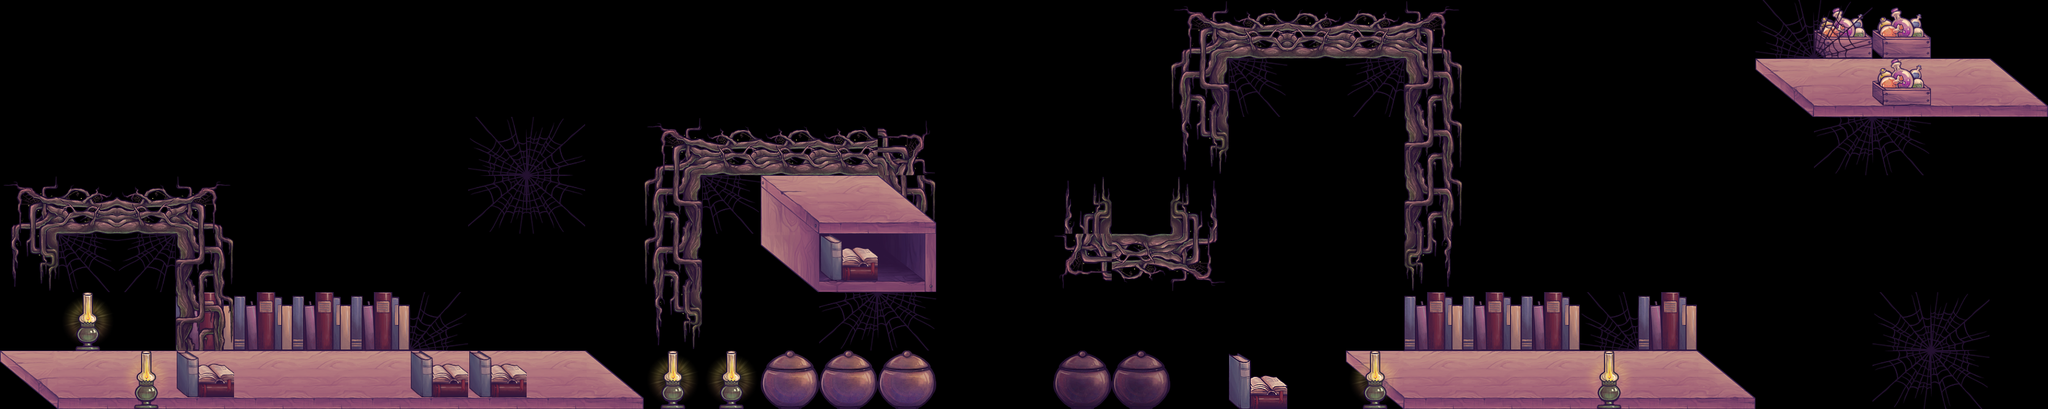

A 2D game scene composited from a Tiled map and its tileset images. What follows is a short description and the map's XML, with each tile layer's data collapsed to a summary:
An orthogonal 35x7 tile map with 95x95 px tiles, 4 tile layers (background, background2, platforms, foreground), 3 hidden layers not drawn, 4 tilesets.

<map version="1.0" orientation="orthogonal" renderorder="right-down" width="35" height="7" tilewidth="95" tileheight="95">
 <tileset firstgid="1" name="potions" tilewidth="95" tileheight="95">
  <image source="potions.png" width="380" height="95" />
  <tile id="0">
   <properties>
    <property name="color" value="orange" />
    <property name="type" value="potion" />
   </properties>
  </tile>
  <tile id="1">
   <properties>
    <property name="color" value="green" />
    <property name="type" value="potion" />
   </properties>
  </tile>
  <tile id="2">
   <properties>
    <property name="color" value="blue" />
    <property name="type" value="potion" />
   </properties>
  </tile>
  <tile id="3">
   <properties>
    <property name="color" value="pink" />
    <property name="type" value="potion" />
   </properties>
  </tile>
 </tileset>
 <tileset firstgid="5" name="tiles2" tilewidth="95" tileheight="95">
  <image source="tiles2.png" width="475" height="665" />
  <tile id="30">
   <properties>
    <property name="emitter" value="poison-circles.p" />
    <property name="obstacle" value="deadly" />
   </properties>
  </tile>
  <tile id="31">
   <properties>
    <property name="emitter" value="poison-circles.p" />
    <property name="obstacle" value="deadly" />
   </properties>
  </tile>
  <tile id="32">
   <properties>
    <property name="emitter" value="poison-circles.p" />
    <property name="obstacle" value="deadly" />
   </properties>
  </tile>
  <tile id="33">
   <properties>
    <property name="obstacle" value="deadly" />
   </properties>
  </tile>
 </tileset>
 <tileset firstgid="40" name="enemies" tilewidth="95" tileheight="95">
  <image source="enemies.png" width="190" height="95" />
  <tile id="0">
   <properties>
    <property name="name" value="fly" />
    <property name="type" value="enemy" />
   </properties>
  </tile>
  <tile id="1">
   <properties>
    <property name="name" value="spider" />
    <property name="type" value="enemy" />
   </properties>
  </tile>
 </tileset>
 <tileset firstgid="42" name="ingredients" tilewidth="95" tileheight="95">
  <image source="ingredients.png" width="285" height="95" />
  <tile id="0">
   <properties>
    <property name="name" value="ingredient_sour-1" />
    <property name="type" value="ingredient" />
   </properties>
  </tile>
  <tile id="1">
   <properties>
    <property name="name" value="ingredient_sour-2" />
    <property name="type" value="ingredient" />
   </properties>
  </tile>
  <tile id="2">
   <properties>
    <property name="name" value="ingredient_sour-3" />
    <property name="type" value="ingredient" />
   </properties>
  </tile>
 </tileset>
 <layer name="background" width="35" height="7">
  <data>[245 cells, 38 non-empty, 12 distinct tile ids]</data>
 </layer>
 <layer name="background2" width="35" height="7">
  <data>[245 cells, 15 non-empty, 6 distinct tile ids]</data>
 </layer>
 <layer name="platforms" width="35" height="7">
  <properties>
   <property name="platforms" value="true" />
   <property name="z-index" value="0" />
  </properties>
  <data>[245 cells, 26 non-empty, 4 distinct tile ids]</data>
 </layer>
 <layer name="foreground" width="35" height="7">
  <properties>
   <property name="z-index" value="60" />
  </properties>
  <data>[245 cells, 30 non-empty, 10 distinct tile ids]</data>
 </layer>
 <layer name="obstacles" width="35" height="7" visible="0">
  <properties>
   <property name="events" value="true" />
  </properties>
  <data>[245 cells, 0 non-empty, 0 distinct tile ids]</data>
 </layer>
 <layer name="enemies" width="35" height="7" visible="0">
  <properties>
   <property name="events" value="true" />
  </properties>
  <data>[245 cells, 4 non-empty, 1 distinct tile ids]</data>
 </layer>
 <layer name="potions" width="35" height="7" visible="0">
  <properties>
   <property name="events" value="true" />
  </properties>
  <data>[245 cells, 6 non-empty, 5 distinct tile ids]</data>
 </layer>
</map>
